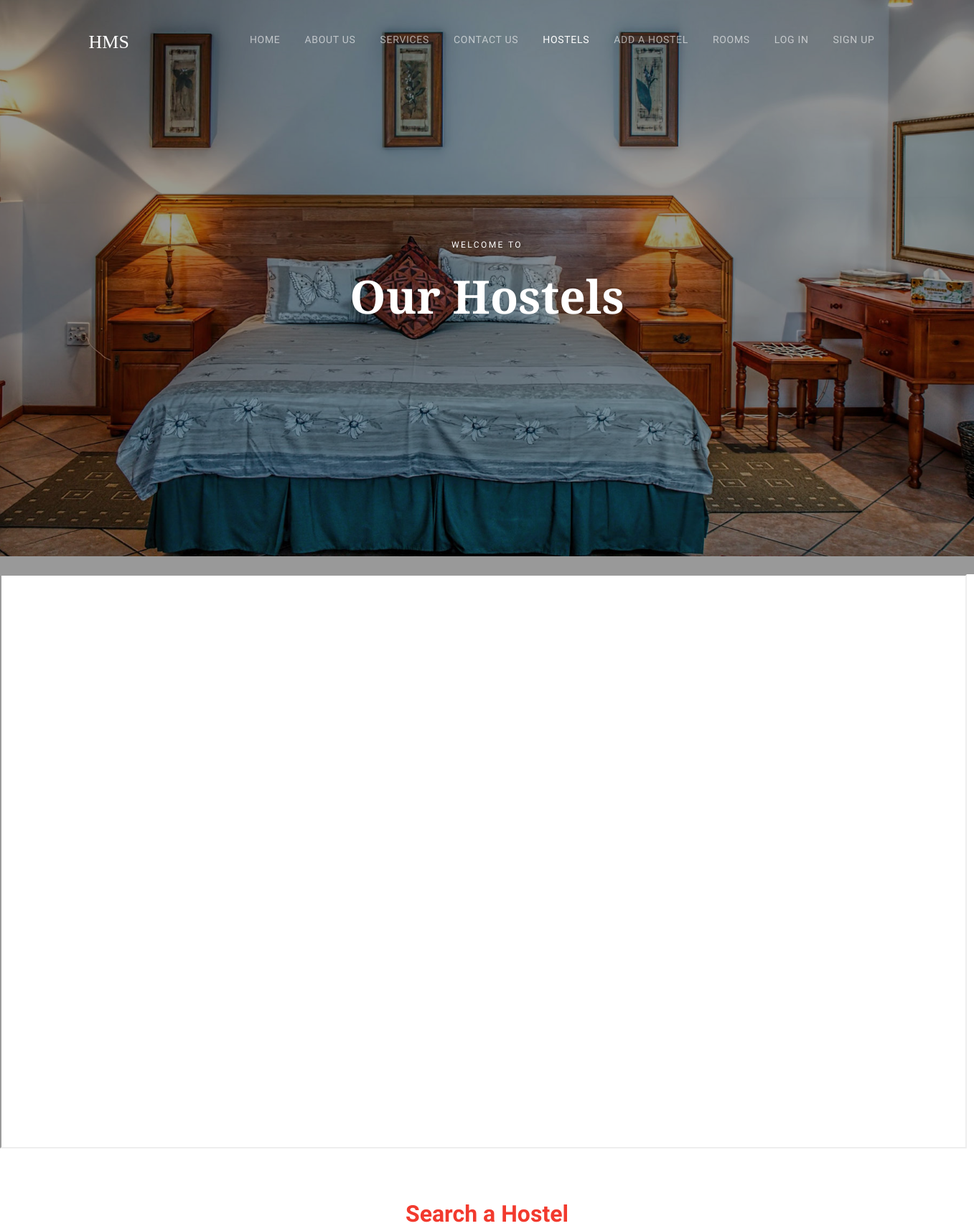
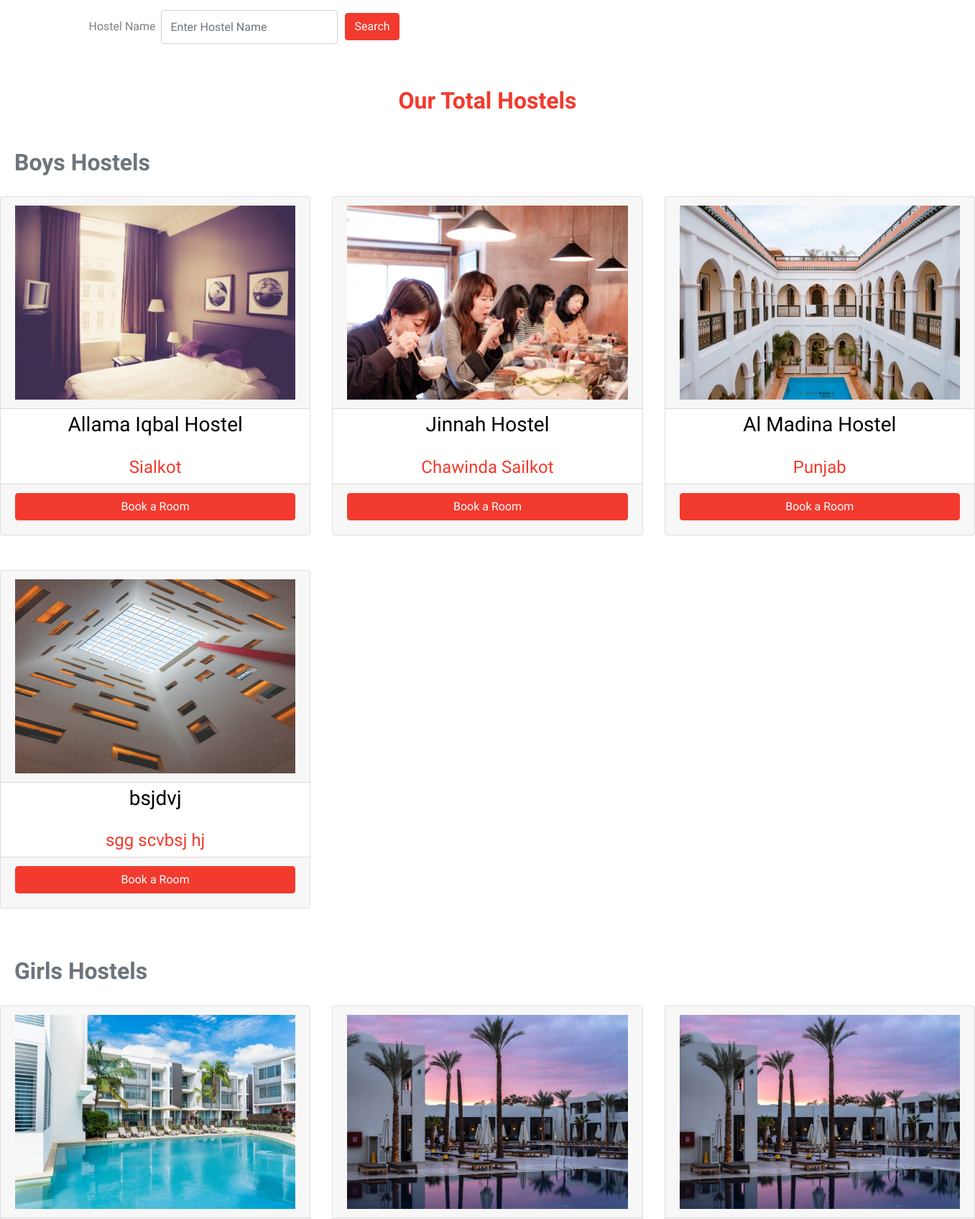
Screenshot of /hostels.php (upper part) with the database file from the repository (2 pictures, top to bottom).
### tables this page shows
CREATE TABLE `hostel` (
  `Hostel_id` int(10) NOT NULL,
  `Hostel_name` varchar(255) NOT NULL,
  `No_of_rooms` varchar(255) DEFAULT NULL,
  `address` varchar(255) NOT NULL,
  `type` varchar(10) NOT NULL,
  `status` varchar(100) NOT NULL DEFAULT 'pending'
);

### hostels.php (the view, shortened to what this page needs)
<!DOCTYPE html>
<html lang="en">
  <head>
    <link rel="stylesheet" href="fonts/icomoon/style.css">
    <link rel="stylesheet" href="css/bootstrap.min.css">
    <link rel="stylesheet" href="css/magnific-popup.css">
    <link rel="stylesheet" href="css/jquery-ui.css">
    <link rel="stylesheet" href="css/owl.carousel.min.css">
    <link rel="stylesheet" href="css/owl.theme.default.min.css">
    <link rel="stylesheet" href="css/bootstrap-datepicker.css">
    <link rel="stylesheet" href="css/animate.css">
    <link rel="stylesheet" href="https://cdn.jsdelivr.net/npm/mediaelement@4.2.7/build/mediaelementplayer.min.css">
    <link rel="stylesheet" href="fonts/flaticon/font/flaticon.css">
    <link rel="stylesheet" href="css/aos.css">
    <link rel="stylesheet" href="css/style.css">
  </head>
  <body>
  <div class="site-wrap">
    <div class="site-navbar-wrap js-site-navbar bg-white">
      <div class="container">
        <div class="site-navbar bg-light">
          <div class="py-1">
            <div class="row align-items-center">
              <div class="col-1">
                <h2 class="mb-0 site-logo"><a href="index.php">HMS</a></h2>
              </div>
              <div class="col-11">
                <nav class="site-navigation text-right" role="navigation">
                  <div class="container">
                    <ul class="site-menu js-clone-nav d-none d-lg-block">
                      <li>
                        <a href="index.php">Home</a>
                      </li>
                      <li><a href="about.php">About Us</a></li>
                      <li><a href="services.php">Services</a></li>
                      <li><a href="contact.php">Contact Us</a></li>
                      <li class="active"><a href="hostels.php">Hostels</a></li>
                      <li><a href="add_a_new_hostel.php">Add a Hostel</a></li>
                      <li><a href="rooms.php">Rooms</a></li>
                <li><a href="Hostel">Log In</a></li>
                      <li><a href="Hostel/signup.php">Sign Up</a>    </ul>
                  </div>
                </nav>
              </div>
            </div>
          </div>
        </div>
      </div>
    </div>
    <div class="site-blocks-cover overlay" style="background-image: url(images/hero_3.jpg);" data-aos="fade" data-stellar-background-ratio="0.5">
        <div class="container">
          <div class="row align-items-center justify-content-center">
            <div class="col-md-7 text-center" data-aos="fade">
              <span class="caption mb-3">Welcome to</span>
              <h1 class="mb-4">Our Hostels</h1>
            </div>
          </div>
        </div>
      </div>
<iframe src="https://www.google.com/maps/d/u/0/embed?mid=1_a3dgWGNSsKRzb_1zTM_t_WTFLMh8G1N" width="1347" height="800"></iframe>
    <div class="site-section site-section-sm">
<div class="container">
<h2 class="text-center text-primary" style="font-weight: bold;padding-bottom: 10px;">Search a Hostel</h2>
<div class="text-center" style="padding-bottom: 40px" id="record">
<form method="post" class="form-inline" action="hostels.php#record">
  <label>Hostel Name &nbsp;  </label>
  <input type="text" class="form-control" placeholder="Enter Hostel Name" name="name" required="">
  <button type="submit" style="margin-left: 10px" class="btn btn-primary" name="search">Search</button>
</form>
</div>
<?php
$con=mysqli_connect("localhost","root","","hostel");
   ?>
</div>
<h2 class="text-center text-primary" style="font-weight: bold;padding: 20px;">Our Total Hostels</h2>
<h2 class="text-secondary" style="font-weight: bold;padding: 20px;">Boys Hostels</h2>
<div class="row">
<?php
$sql="SELECT * FROM `hostel` WHERE `type`='Boys'";
$run=mysqli_query($con,$sql);
while($data=mysqli_fetch_assoc($run))
{
  $i=rand(1,10);
?>
<div class="col-md-12 col-lg-4 mb-5">
<div class="card">
<div class="card-header"><img src="img/hostel<?php echo $i; ?>.jpg" width="100%" height="270px"></div>
<h3 class="card-body" style="padding-top: 5px;padding-left: 5px;padding-right: 5px;text-align: center;"><?php echo $data['Hostel_name'];?></h3>
<h4 class="text-danger" style="text-align: center;"><?php echo $data['address'];?></h4>
<div class="card-footer" style="padding-bottom: 20px">
<a href="Hostel/signup.php" onclick="alert('Please create an account first to book a room in this hostel')" class="btn btn-primary btn-block">Book a Room</a>
</div>
</div>
</div>
<?php
}
?>
        </div>
<h2 class="text-secondary" style="font-weight: bold;padding: 20px;">Girls Hostels</h2>
<div class="row">
<?php
$sql="SELECT * FROM `hostel` WHERE `type`='Girls'";
$run=mysqli_query($con,$sql);
while($data=mysqli_fetch_assoc($run))
{
  $i=rand(1,10);
?>
<div class="col-md-12 col-lg-4 mb-5">
<div class="card">
<div class="card-header"><img src="img/hostel<?php echo $i; ?>.jpg" width="100%" height="270px"></div>
</div>
</div>
<?php
}
?>
        </div>
      </div>
    </div>
  </body>
</html>

### css/style.css (style rules this page uses)
body { line-height: 1.7; color: rgba(0, 0, 0, 0.5); font-weight: 400; font-size: 1rem; font-family: "Work Sans", -apple-system, BlinkMacSystemFont, "Segoe UI", Roboto, "Helvetica Neue", Arial, sans-serif, "Apple Color Emoji", "Segoe UI Emoji", "Segoe UI Symbol", "Noto Color Emoji"; }
h1, h2, h3, h4, h5, .h1, .h2, .h3, .h4, .h5 { color: #000; }
a { -webkit-transition: .3s all ease; -o-transition: .3s all ease; transition: .3s all ease; }
.site-wrap:before { -webkit-transition: .3s all ease-in-out; -o-transition: .3s all ease-in-out; transition: .3s all ease-in-out; background: rgba(0, 0, 0, 0.6); content: ""; position: absolute; z-index: 2000; top: 0; left: 0; right: 0; bottom: 0; opacity: 0; visibility: hidden; }
.btn { position: relative; top: 0; }
.form-control { height: 47px; }
.site-section { padding: 3em 0; }
@media (min-width: 768px) { .site-section { padding: 7em 0; } }
.site-section.site-section-sm { padding: 4em 0; }
.site-navbar-top, .site-navbar { border-bottom: 1px solid rgba(0, 0, 0, 0.1); }
.site-navbar { margin-bottom: 0px; width: 100%; border-bottom: none; background: transparent !important; }
.site-navbar .site-logo { font-weight: 200; font-family: "Playfair Display"; }
.site-navbar .site-logo a { font-weight: 200; font-size: 26px; }
.site-navbar .site-navigation .site-menu { margin-bottom: 0; }
.site-navbar .site-navigation .site-menu a { text-decoration: none !important; display: inline-block; }
.site-navbar .site-navigation .site-menu > li { display: inline-block; padding: 10px 5px; }
.site-navbar .site-navigation .site-menu > li > a { padding: 10px 10px; text-transform: uppercase; letter-spacing: .05em; color: rgba(0, 0, 0, 0.6); font-size: 14px !important; text-decoration: none !important; }
.site-navbar .site-navigation .site-menu > li:last-child { padding-right: 0; }
.site-navbar .site-navigation .site-menu > li:last-child > a { padding-right: 0; }
.site-navbar .site-navigation .site-menu > li.active > a { color: #fff !important; }
.site-navbar-wrap { background: transparent !important; position: fixed; z-index: 99; width: 100%; padding: 20px 0; margin-bottom: 113px; left: 0; -webkit-transition: .3s all ease; -o-transition: .3s all ease; transition: .3s all ease; }
.site-navbar-wrap .site-navbar .site-logo a { color: #fff; }
.site-navbar-wrap .site-navbar .site-navigation .site-menu > li > a { color: rgba(255, 255, 255, 0.6); font-size: 15px; }
.site-mobile-menu .site-nav-wrap { padding: 0; margin: 0; list-style: none; position: relative; }
.site-mobile-menu .site-nav-wrap a { padding: 10px 20px; display: block; position: relative; color: #212529; }
.site-mobile-menu .site-nav-wrap li { position: relative; display: block; }
.site-mobile-menu .site-nav-wrap li.active > a { color: #f23a2e; }
.site-mobile-menu .site-nav-wrap > li { display: block; position: relative; float: left; width: 100%; }
.site-mobile-menu .site-nav-wrap > li > a { padding-left: 20px; font-size: 20px; }
.site-blocks-cover { background-size: cover; background-repeat: no-repeat; background-position: center center; }
.site-blocks-cover.overlay { position: relative; }
.site-blocks-cover.overlay:before { position: absolute; content: ""; left: 0; bottom: 0; right: 0; top: 0; background: rgba(0, 0, 0, 0.4); }
.site-blocks-cover, .site-blocks-cover .row { min-height: 600px; height: calc(100vh); }
.site-blocks-cover h1 { color: #fff; font-size: 3rem; font-family: "Playfair Display"; }
@media (min-width: 768px) { .site-blocks-cover h1 { font-size: 4rem; font-weight: 900; line-height: 1.2; } }
.caption { text-transform: uppercase; letter-spacing: .2em; font-size: 12px; padding: 7px 10px; color: #fff; display: inline-block; }

### rows the page displays
hostel: shows a picture, Hostel_name "Allama Iqbal Hostel", address "Sialkot"
hostel: shows a picture, Hostel_name "Jinnah Hostel", address "Chawinda Sailkot"
hostel: shows a picture, Hostel_name "Al Madina Hostel", address "Punjab"
hostel: shows a picture, Hostel_name "bsjdvj", address "sgg scvbsj hj"
hostel: shows a picture
